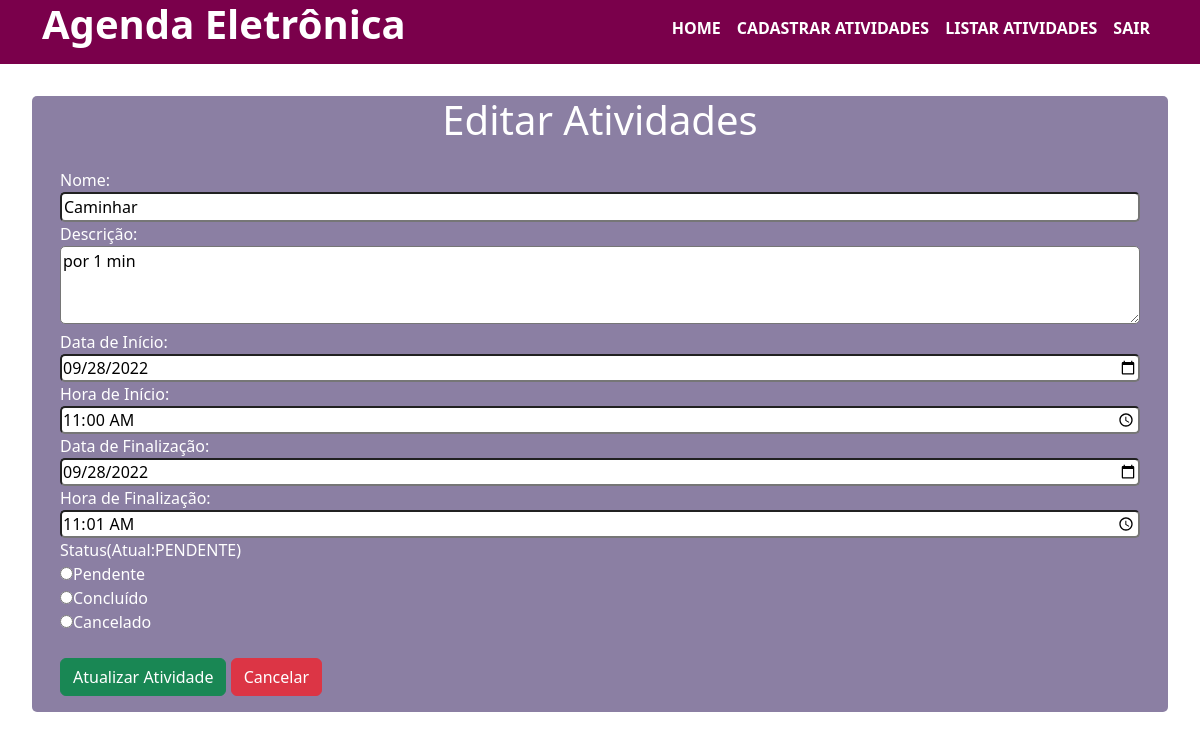
Screenshot of /admin/editar.php?id=19 (signed in) with the database file from the repository.
### tables this page shows
CREATE TABLE `atividade` (
  `id` int(11) NOT NULL,
  `nome` varchar(50) NOT NULL,
  `descricao` text DEFAULT NULL,
  `dt_inicio` date NOT NULL,
  `hr_inicio` time NOT NULL,
  `dt_fim` date NOT NULL,
  `hr_fim` time NOT NULL,
  `status` varchar(9) NOT NULL,
  `usuario_id` int(11) NOT NULL
);

### admin/editar.php (the view, shortened to what this page needs)
<?php require_once 'components/topo.php'; ?>
<?php require_once '../db/conexao.php'; ?>
<?php
$id =$_GET["id"];
$sql = "SELECT * FROM atividade WHERE id =".$id;
$resultSet = mysqli_query($conn,$sql);
$registro = mysqli_fetch_assoc($resultSet);
?>
    <h1 style="text-align:center;">Editar Atividades</h1>
    <form action="editar-save.php" method="POST">
        <div>
            <label for="nome">Nome:</label>
            <br>
            <input type="text" name="nome" id="nome" class="w-100" value="<?=$registro["nome"]?>" required>
        </div>
        <div>
            <label for="descricao">Descrição:</label>
            <br>
            <textarea name="descricao" id="descricao" cols="30" rows="3" class="w-100"  required><?=$registro["descricao"]?></textarea>
        </div>
        <div>
            <label for="dt_inicio">Data de Início:</label>
            <br>
            <input type="date" name="dt_inicio" id="dt_inicio" class="w-100" value="<?=$registro["dt_inicio"]?>" required >
        </div>
        <div>
            <label for="hr_inicio">Hora de Início:</label>
            <br>
            <input type="time" name="hr_inicio" id="hr_inicio" class="w-100" value="<?=$registro["hr_inicio"]?>" required>
        </div>
        <div>
            <label for="dt_fim">Data de Finalização:</label><br>
            <input type="date" name="dt_fim" id="dt_fim" class="w-100" value="<?=$registro["dt_fim"]?>" required>
        </div>
        <div>
            <label for="hr_fim">Hora de Finalização:</label><br>
            <input type="time" name="hr_fim" id="hr_fim" class="w-100" value="<?=$registro["hr_fim"]?>" required>
        </div>
        <div>
            <label for="status">Status(Atual:<?=$registro["status"]?>)</label ><br>
            <input type="radio" name ="status" value="PENDENTE" required>Pendente <br>
            <input type="radio" name ="status" value="CONCLUIDO" required>Concluído <br>
            <input type="radio" name ="status" value="CANCELADO" required>Cancelado
        </div>
    <br>
        <input type="submit" value="Atualizar Atividade" class="btn btn-success w-40">
        <button class="btn btn-danger w-40" type="button" ><a href="ver_atividade.php">Cancelar</a> </button>
    </form>
</section>
<?php include_once "components/rodape.php";?>

### admin/components/topo.php (style rules this page uses)
form { padding:1rem; }
form input { border-radius:5px; }
form textarea { border-radius:5px; }
form button a { text-decoration: none; color: #FFF; }

### rows the page displays
atividade: nome "Caminhar", descricao "por 1 min", dt_inicio "09/28/2022", hr_inicio "11:00:00", dt_fim "09/28/2022", hr_fim "11:01:00", status "PENDENTE"
